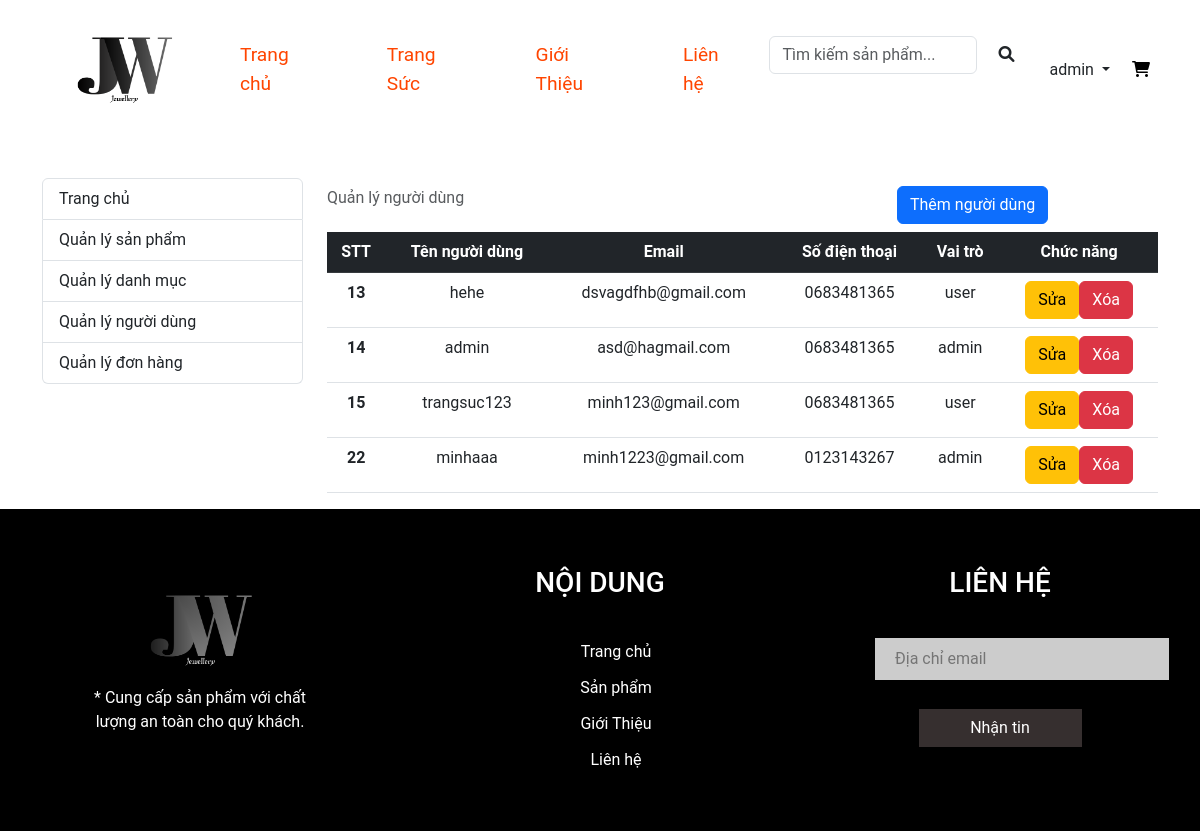
The page /admin-user (signed in) on the database its author committed.
### tables this page shows
CREATE TABLE `user` (
  `id` int NOT NULL,
  `username` varchar(100) NOT NULL,
  `password` varchar(100) NOT NULL,
  `email` varchar(100) NOT NULL,
  `sdt` varchar(20) NOT NULL,
  `vaitro` enum('user','admin') DEFAULT 'user'
);

### src/Framework/Viewer.php (called while the page is built, shortened)
<?php
class Viewer
{
  public function render(string $template, array $data = []): string
  {
    extract($data, EXTR_SKIP);
    require "views/$template";
    return ob_get_clean();
  }
}

### index.php (called while the page is built, shortened)
<?php
include_once "./views/layout-header.php";
$router = new Router();
$router->add("/", ["controller" => "home", "action" => "index"]);
$router->add("/trang-suc", ["controller" => "products", "action" => "index"]);
$router->add("/trang-suc/tim-kiem", ["controller" => "products", "action" => "search"]);
$router->add("/trang-suc/danh-muc/{id:\d+}", ["controller" => "products", "action" => "index"]);
$router->add("/trang-suc/chi-tiet/{id:\d+}", ["controller" => "products", "action" => "detail"]);
$router->add("/gioi-thieu", ["controller" => "home", "action" => "about"]);
$router->add("/lien-he", ["controller" => "home", "action" => "contact"]);
$router->add("/gio-hang", ["controller" => "carts", "action" => "index"]);
$router->add("/gio-hang/check-out", ["controller" => "carts", "action" => "checkout"]);
$router->add("/gio-hang/add/{id:\d+}", ["controller" => "carts", "action" => "addToCart"]);
$router->add("/gio-hang/xoa/{id:\d+}", ["controller" => "carts", "action" => "removeFromCart"]);
$router->add("/don-hang", ["controller" => "orders", "action" => "index"]);
$router->add("/don-hang/chi-tiet/{id:\d+}", ["controller" => "orders", "action" => "detail"]);
$router->add("/don-hang/huy/{id:\d+}", ["controller" => "orders", "action" => "cancel"]);
$router->add("/dang-nhap", ["controller" => "users", "action" => "login"]);
$router->add("/dang-ky", ["controller" => "users", "action" => "register"]);
$router->add("/dang-xuat", ["controller" => "users", "action" => "logout"]);
$router->add("/admin", ["controller" => "admins", "action" => "index"]);
$router->add("/admin-pro", ["controller" => "products", "action" => "adminPro"]);
$router->add("/admin-add-pro", ["controller" => "products", "action" => "adminAddPro"]);
$router->add("/admin-edit-pro/{id:\d+}", ["controller" => "products", "action" => "adminEditPro"]);
$router->add("/admin-delete-pro/{id:\d+}", ["controller" => "products", "action" => "deleteP"]);
$router->add("/admin-cate", ["controller" => "categorys", "action" => "adminCate"]);
$router->add("/admin-add-cate", ["controller" => "categorys", "action" => "adminAddCate"]);
$router->add("/admin-edit-cate/{id:\d+}", ["controller" => "categorys", "action" => "adminEditCate"]);
$router->add("/admin-delete-cate/{id:\d+}", ["controller" => "categorys", "action" => "deleteC"]);
$router->add("/admin-user", ["controller" => "admins", "action" => "adminUser"]);
$router->add("/admin-add-user", ["controller" => "admins", "action" => "addUser"]);
$router->add("/admin-edit-user/{id:\d+}", ["controller" => "admins", "action" => "editAdminUser"]);
$router->add("/admin-delete-user/{id:\d+}", ["controller" => "admins", "action" => "deleteU"]);
$router->add("/admin-order", ["controller" => "admins", "action" => "adminOrders"]);
$router->add("/admin-order-update/{id:\d+}", ["controller" => "admins", "action" => "updateOrderStatus"]);
$router->add("/admin-order-detail/{id:\d+}", ["controller" => "admins", "action" => "adminOrderDetail"]);
$router->add("/admin-order-confirm/{id:\d+}", ["controller" => "admins", "action" => "confirmOrder"]);
$router->add("/admin-order-cancel/{id:\d+}", ["controller" => "admins", "action" => "cancelOrder"]);
$path = parse_url($_SERVER["REQUEST_URI"], PHP_URL_PATH);
$params = $router->match($path);
$action = $params["action"];
unset($params['controller'], $params["action"]);
$controller_object = new ("App\Controllers\\" . $controller)();
$controller_object->$action(...$params);
include_once "./views/layout-footer.php";

### src/App/Database.php (called while the page is built, shortened)
<?php
class Database
{
  public function getConnection(): PDO
  {
    $dsn = "mysql:host={$this->host};dbname={$this->name};charset=utf8;port=3306";
    return new PDO($dsn, $this->user, $this->password, [
      PDO::ATTR_ERRMODE => PDO::ERRMODE_EXCEPTION
    ]);
  }
  private function query($sql, $param = [])
  {
    $stmt = $this->getConnection()->prepare($sql);
    if ($param) {
      $stmt->execute($param);
    } else {
      $stmt->execute();
    }
    return $stmt;
  }
  public function getAll($sql)
  {
    $param = array_slice(func_get_args(), 1);
    $stmt = $this->query($sql, $param);
    return $stmt->fetchAll(PDO::FETCH_ASSOC);
  }
}

### src/App/Models/User.php (called while the page is built, shortened)
<?php
class User extends Model
{
    protected $table = "user";
    public function getAll()
    {
        return $this->database->getAll("SELECT * FROM {$this->table}");
    }
}

### src/Framework/Model.php (called while the page is built, shortened)
<?php
abstract class Model
{
  public function __construct()
  {
    $this->database = new Database("localhost", "wd19311-php2", "root", "");
  }
}

### views/admin-user.php (the view, shortened to what this page needs)
<div class="container mt-5">
    <div class="row">
        <div class="col-lg-3">
            <div class="list-group">
                <a href="/web2-php/admin" class="list-group-item list-group-item-action">Trang chủ</a>
                <a href="/web2-php/admin-pro" class="list-group-item list-group-item-action">Quản lý sản phẩm</a>
                <a href="/web2-php/admin-cate" class="list-group-item list-group-item-action">Quản lý danh mục</a>
                <a href="/web2-php/admin-user" class="list-group-item list-group-item-action">Quản lý người dùng</a>
                <a href="/web2-php/admin-order" class="list-group-item list-group-item-action">Quản lý đơn hàng</a>
            </div>
        </div>
        <div class="col-lg-9">
            <table class="table caption-top text-center">
                <caption>
                    <div class="row">
                        <div class="col-md-4"> Quản lý người dùng</div>
                        <div class="col-md-4 offset-md-4">
                            <a href="/web2-php/admin-add-user">
                                <button class="btn btn-primary me-md-2" type="button">
                                    Thêm người dùng
                                </button>
                            </a>
                        </div>
                    </div>
                </caption>
                <thead>
                    <tr class="table-dark">
                        <th scope="col">STT</th>
                        <th scope="col">Tên người dùng</th>
                        <th scope="col">Email</th>
                        <th scope="col">Số điện thoại</th>
                        <th scope="col">Vai trò</th>
                        <th scope="col">Chức năng</th>
                    </tr>
                </thead>
                <tbody>
                    <?php foreach ($user as $user): ?>
                        <tr>
                            <th scope="row"><?= $user['id'] ?></th>
                            <td><?= $user['username'] ?></td>
                            <td><?= $user['email'] ?></td>
                            <td><?= $user['sdt'] ?></td>
                            <td><?= $user['vaitro'] ?></td>
                            <td>
                                <div
                                    class="btn-group"
                                    role="group"
                                    aria-label="Basic mixed styles example">
                                    <a href="/web2-php/admin-edit-user/<?= $user['id']?>">
                                        <button type="button" class="btn btn-warning">Sửa</button>
                                    </a>
                                    <a href="/web2-php/admin-delete-user/<?= $user['id']?>">
                                        <button type="button" class="btn btn-danger">Xóa</button>
                                    </a>
                                </div>
                            </td>
                        </tr>
                    <?php endforeach; ?>
                </tbody>
            </table>
        </div>
    </div>
</div>

### public/css/index.css (style rules this page uses)
:root { --main-color: #d3ad7f; --black: black; --bg: #fff; --border: .1rem solid rgba(255, 255, 255, .3); }
* { padding: 0; margin: 0; box-sizing: border-box; font-family: 'Roboto', sans-serif; outline: none; border: none; text-decoration: none; }
body { background: #fff; }
.list-group-item { background-color: #fff; color: #333; border: 1px solid #ddd; transition: all 0.3s ease-in-out; }

### rows shown on the page
user: id "13", username "hehe", email "dsvagdfhb@gmail.com", sdt "0683481365", vaitro "user"
user: id "14", username "admin", email "asd@hagmail.com", sdt "0683481365", vaitro "admin"
user: id "15", username "trangsuc123", email "minh123@gmail.com", sdt "0683481365", vaitro "user"
user: id "22", username "minhaaa", email "minh1223@gmail.com", sdt "0123143267", vaitro "admin"

### other values the page prints
$_SESSION['user']['username'] "admin"
